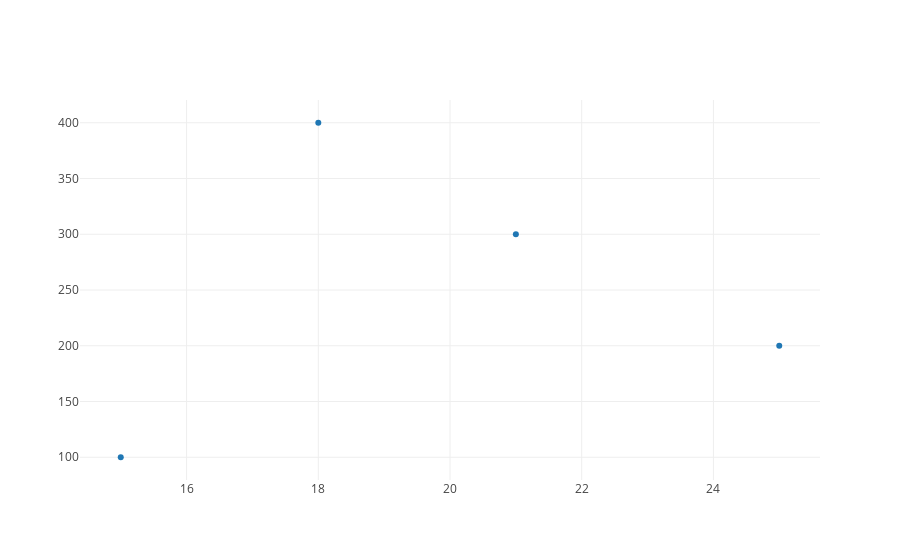

This figure's notebook cell:
### Markdown cell above
##### Regular 2D scatter plot

### Code cell
trace = go.Scatter (x = [15, 18, 21, 25],
                    
                    y = [100, 400, 300, 200],
                    
                    mode = 'markers')

data = [trace]

offline.iplot(data)

### Figure 1 — Plotly figure (JSON) as saved in the notebook; plotly's stock layout.template omitted (floating-point values rounded to 4 significant figures)
{"data": [{"mode": "markers", "type": "scatter", "uid": "70ca9700-3c4b-4778-ab6f-03ca194d5a7e", "x": [15, 18, 21, 25], "y": [100, 400, 300, 200]}], "layout": {}}
